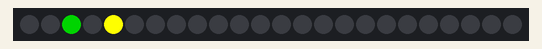
The sketch below on a simulated Arduino Uno, built with avr-gcc and run on an emulated ATmega328P. Shown: 24 RGB LEDs in strip order, left to right.

Above: at 13.96 s.
At 28.16 s:
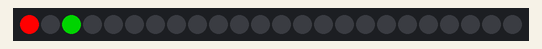
At 39.47 s:
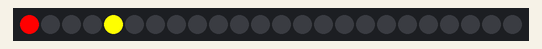

The sketch:

MultipleBlink.ino
```cpp
//Multiple Blink

#include "FastLED.h"

#define NUM_LEDS 24
#define DATA_PIN 6

CRGB leds[NUM_LEDS];

//------------------------- //
class Blinker {
  private:
    int address;
    CRGB color;
    long interval;
    bool state;
    unsigned long previousMillis;

  public:
    Blinker(int address, CRGB color, long interval);
    void blink();

};
// Blinker(Address, Color, Interval)
Blinker led1 = Blinker(0, CRGB::Red, 300);
Blinker led2 = Blinker(2, CRGB::Green, 100);
Blinker led3 = Blinker(4, CRGB::Yellow, 1000);
Blinker led4 = Blinker(12, CRGB::Blue, 50);


void setup() {
  FastLED.addLeds<WS2811, DATA_PIN, GRB>(leds, NUM_LEDS);
  FastLED.clear();
  FastLED.show();
}


void loop() {
  led1.blink();
  led2.blink();
  led3.blink();
  led4.blink();
}


// ------ Implement Blinker class ------ //

Blinker::Blinker(int address, CRGB color, long interval) {
  this->address = address;
  this->color = color;
  this->interval = interval;
  this->previousMillis = 0;
  this->state = false;
}

void Blinker::blink() {
  if(millis() - this->previousMillis >= this->interval) {
    this->previousMillis = millis();
    if(this->state) //On? Turn it off.
      leds[this->address] = CRGB::Black;
    else // Turn it on.
      leds[this->address] = this->color;
    this->state = !this->state; // Flip state
    FastLED.show();
  }
}
```
